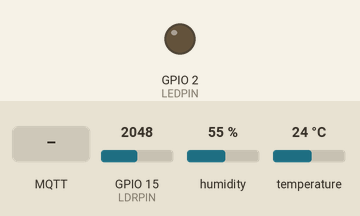
Recording of a sketch running on a simulated ESP32. On the bench: output pins drawn as LEDs (lit = HIGH). Inputs (shaded band) come from the test bench; at power-on: GPIO 15 (LDRPIN) = 2048, humidity 55 %, temperature 24 °C. WiFi joins after 1.5 s; servers stay silent unless stated; random numbers use the default seed unless the sketch sets one; no MQTT or app messages arrive unless stated; what the sketch prints to the serial monitor is not drawn.

Above: at 2.7 s.
2.8 s: MQTT message "ON" arrives on the first subscribed topic
At 3.6 s:
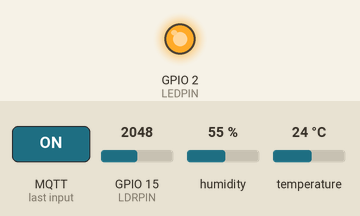
6.5 s: MQTT message "OFF" arrives on the first subscribed topic
At 7.6 s:
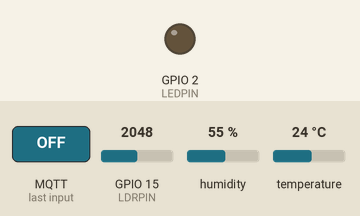
Timing chart, 0 to 9.5 s (numbered marks = the images above; inputs shaded):
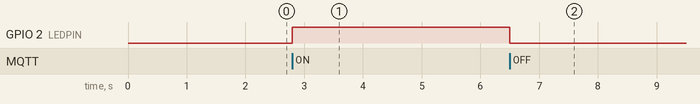

The sketch:

trabalho_final_PP.ino
```cpp
#include <WiFi.h>
#include <PubSubClient.h>
#include <DHT.h>

//DEFINIÇÕES
#define DHTPIN 4
#define DHTTYPE DHT11
#define LEDPIN 2
#define LDRPIN 15

const char* ssid = "AP304 Quarto";
const char* password = "danielneiva";
const char* mqtt_server = "broker.hivemq.com";

WiFiClient espClient;
PubSubClient client(espClient);
DHT dht(DHTPIN, DHTTYPE);

unsigned long lastMsg = 0;

//CONECTA AO WI-FI
void setup_wifi() {
  delay(10);
  Serial.println("Conectando ao Wi-Fi...");
  WiFi.begin(ssid, password);
  while (WiFi.status() != WL_CONNECTED) {
    delay(500);
    Serial.print(".");
  }
  Serial.println("\nWi-Fi conectado!");
  Serial.print("IP: ");
  Serial.println(WiFi.localIP());
}

//CALLBACK DO MQTT
void callback(char* topic, byte* payload, unsigned int length) {
  String msg;
  for (int i = 0; i < length; i++) {
    msg += (char)payload[i];
  }
  msg.trim();

  Serial.print("Mensagem recebida [");
  Serial.print(topic);
  Serial.print("]: ");
  Serial.println(msg);

  if (String(topic) == "estacao/led") {
    if (msg == "ON") {
      digitalWrite(LEDPIN, HIGH);
      Serial.println("LED ligado via MQTT");
    } else if (msg == "OFF") {
      digitalWrite(LEDPIN, LOW);
      Serial.println("LED desligado via MQTT");
    }
  }
}

//CONECTA AO BROKER MQTT
void reconnect() {
  while (!client.connected()) {
    Serial.print("Conectando ao MQTT...");
    String clientId = "ESP32Client-" + String(random(0xffff), HEX);
    if (client.connect(clientId.c_str())) {
      Serial.println("conectado!");
      client.subscribe("estacao/led");
    } else {
      Serial.print("falha, rc=");
      Serial.print(client.state());
      Serial.println(" tentando novamente em 5s");
      delay(5000);
    }
  }
}

void setup() {
  pinMode(LEDPIN, OUTPUT);
  dht.begin();
  Serial.begin(115200);
  setup_wifi();
  client.setServer(mqtt_server, 1883);
  client.setCallback(callback);
}

void loop() {
  if (!client.connected()) {
    reconnect();
  }
  client.loop();

  unsigned long now = millis();
  if (now - lastMsg > 5000) {
    lastMsg = now;

    float h = dht.readHumidity();
    float t = dht.readTemperature();
    int ldr = analogRead(LDRPIN);

    if (!isnan(t) && !isnan(h)) {
      String dados = "{\"temperatura\":" + String(t) + ",\"umidade\":" + String(h) + ",\"luminosidade\":" + String(ldr) + "}";
      Serial.println("Enviando via MQTT: " + dados);
      client.publish("estacao/dados", dados.c_str());
    } else {
      Serial.println("Falha na leitura do DHT11");
    }
  }
}
```

Measured:
- after the input at 2.8 s, GPIO 2 (LEDPIN): LOW → HIGH at once
- after the input at 6.5 s, GPIO 2 (LEDPIN): HIGH → LOW at once
